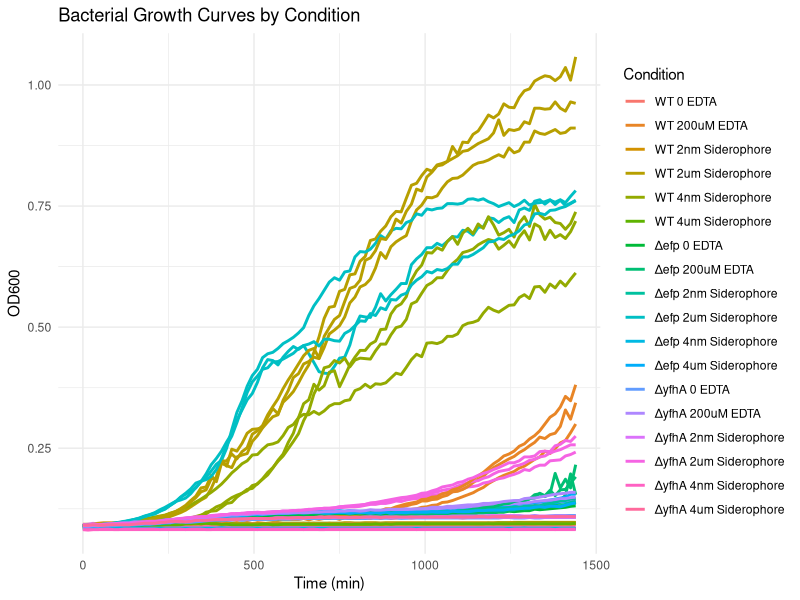

The R source for this figure:
## ---- chunk 1
# Load necessary libraries
library(tidyr)      # for pivot_longer (data reshaping)
library(dplyr)      # for joining and filtering
library(ggplot2)    # for plotting
library(readr)      # for cvs reading
library(readxl)
# 1. Read the plate reader data
plate_data <- read_excel("No Iron (Correct Format).xlsx") 

# Drop the second column (temperature or unrelated readings, e.g. "T 600") if present
plate_data <- plate_data[ , -2]

# 2. Read the microplate key (well layout) data, skipping the header row of column numbers
key_data <- read_excel("Microplate_Key.xlsx", skip = 1, na = c("", "NA"))


#This section correctly formats the imported key, so that its easier to read downstream.
library(dplyr)
library(tidyr)

# Rename first column so it's clearer
colnames(key_data)[1] <- "Row"

# Convert from wide format to long format
key_long <- key_data %>%
  pivot_longer(cols = -Row, names_to = "Column", names_prefix = "...", values_to = "Condition") %>%
  filter(!is.na(Condition)) %>%
  mutate(
    Column = as.integer(Column),                 # numeric column number
    Well = paste0(Row, Column),                  # combine row + col to make Well name
    Replicate = sub("^.* (\\d+)$", "\\1", Condition),  # grab the last number as replicate
    Condition_clean = sub(" \\d+$", "", Condition)     # remove the trailing replicate from condition
  )


# Assign column names: first column is 'Row', next 12 are 'Col1'...'Col12'
colnames(key_data) <- c("Row", paste0("Col", 1:12))

## ---- chunk 2
# --- Load required packages ---
library(readxl)
library(dplyr)
library(tidyr)
library(ggplot2)

# --- Load plate data ---
plate_data <- read_excel("No Iron (Correct Format).xlsx")  # Update filename if different

# Convert time strings "HH:MM:SS" to numeric minutes
time_parts <- strsplit(as.character(plate_data$Time), ":", fixed = TRUE)

plate_data$Time_min <- as.numeric(difftime(plate_data$Time, plate_data$Time[1], units = "mins"))


# Convert OD values from character to numeric (if needed)
plate_data[ , !(names(plate_data) %in% c("Time", "Time_min"))] <- 
  lapply(plate_data[ , !(names(plate_data) %in% c("Time", "Time_min"))], as.numeric)

# Reshape plate data to long format
plate_long <- plate_data %>%
  pivot_longer(cols = -c(Time, Time_min), names_to = "Well", values_to = "OD")


# --- Load and reshape key data ---
key_data <- read_excel("Microplate_Key.xlsx", skip = 1, na = c("", "NA"))
colnames(key_data)[1] <- "Row"

# Long format: one row per well
key_long <- key_data %>%
  pivot_longer(cols = -Row, names_to = "Col", names_prefix = "...", values_to = "Condition") %>%
  filter(!is.na(Condition)) %>%
  mutate(
    Col = as.integer(gsub("[^0-9]", "", Col)),  # ensure column is numeric
    Well = paste0(Row, Col),
    Replicate = sub("^.* (\\d+)$", "\\1", Condition),
    Condition = sub(" \\d+$", "", Condition)
  )

# --- Merge and validate ---
merged_data <- inner_join(plate_long, key_long, by = "Well")

# Clean up OD column if not already numeric
merged_data <- merged_data %>%
  mutate(OD = as.numeric(OD))

# Sanity checks
stopifnot(nrow(merged_data) > 0)
stopifnot(all(!is.na(merged_data$Time_min)))
stopifnot(all(!is.na(merged_data$OD)))


# --- Plot ---
ggplot(merged_data, aes(x = Time_min, y = OD, color = Condition,
                        group = interaction(Condition, Replicate))) +
  geom_line(size = 1) +
  labs(title = "Bacterial Growth Curves by Condition",
       x = "Time (min)", y = "OD600",
       color = "Condition") +
  theme_minimal()

